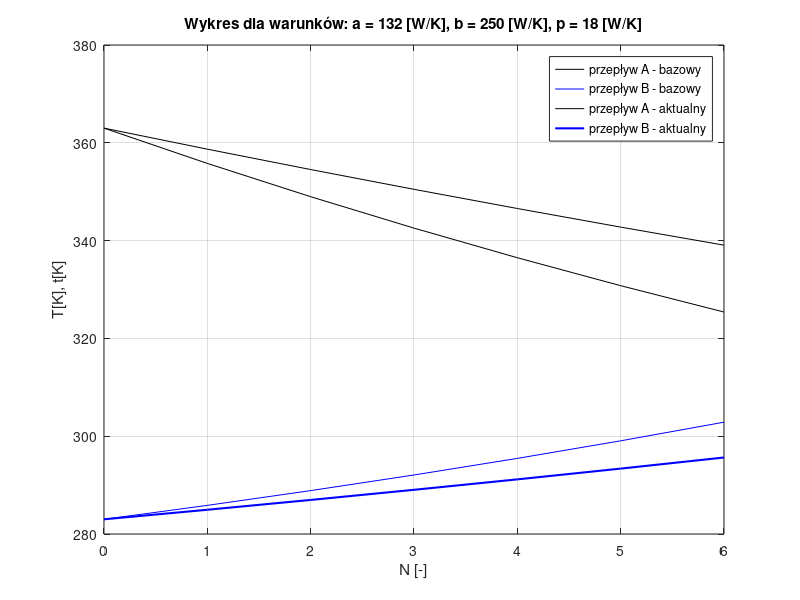

Write MATLAB code to recreate this figure.
clc;
clear;

tytul = ['  Projekt 3 - IPP,                                        '
         '  Wykonali:                                               '
         '  ŁJ                       '
         '  Bartłomiej Guś nr albumu 297415 gr.IPAUT-161            '
         '  Wybierz metodę:                                         '];

     
odpowiedz=[1,2];
wybor=menu(tytul,'Zadanie 1 - wymiennik ciepła przeciwprądowy','Zadanie 2 - wymiennik ciepła współprądowy');

switch odpowiedz(wybor)
    case 1
        
        Podaj_T0a = ('Podaj wartość początkową temperatury panującej w przepływie A w [K]');
        Podaj_T0b = ('Podaj wartość początkową temperatury panującej w przepływie B w [K]');
        Podaj_ro_a = ('Podaj wartość gęstości płynu w przepływie A w [kg/m3]');
        Podaj_ro_b = ('Podaj wartość gęstości płynu w przepływie B w [kg/m3]');
        Podaj_Q_a = ('Podaj wartość natężenia przepływu w przepływie A w [m3/s]');
        Podaj_Q_b = ('Podaj wartość natężenia przepływu w przepływie B w [m3/s]');
        Podaj_cw_a = ('Podaj wartość ciepła właściwego płynu w przepływie A w [m2/(s2*K)]');
        Podaj_cw_b = ('Podaj wartość ciepła właściwego płynu w przepływie A w [m2/(s2*K)]');
        Podaj_alfa= ('Podaj wartość współczynnika wymiany ciepła wymmiennika w [W/(m2*K)]');
        Podaj_S= ('Podaj wartość pola powierzchni wymiany ciepła w [m2]');
        Podaj_N= ('Podaj wartość ilości iteracji w [bezwymiarowe]');
        
        
        answer=inputdlg({Podaj_T0a,Podaj_T0b,Podaj_ro_a,Podaj_ro_b,Podaj_Q_a,Podaj_Q_b,Podaj_cw_a,Podaj_cw_b,Podaj_alfa,Podaj_S,Podaj_N});
        
       
            if isempty(str2num(answer{1,1}))
                T0_a = 363;
            else T0_a = str2num(answer{1,1});
            end

            if isempty(str2num(answer{2,1}))
                T0_b = 283;
            else T0_b = str2num(answer{2,1});
            end

            if isempty(str2num(answer{3,1}))
                ro_a = 1000;
            else ro_a = str2num(answer{3,1});
            end

            if isempty(str2num(answer{4,1}))
                ro_b = 1000;
            else ro_b = str2num(answer{4,1});
            end

            if isempty(str2num(answer{5,1}))
                Q_a = 0.002;
            else Q_a = str2num(answer{5,1});
            end

            if isempty(str2num(answer{6,1}))
                Q_b = 0.002;
            else Q_b = str2num(answer{6,1});
            end

            if isempty(str2num(answer{7,1}))
                cw_a = 4000;
            else cw_a = str2num(answer{7,1});
            end
            
            if isempty(str2num(answer{8,1}))
                cw_b = 4200;
            else cw_b = str2num(answer{8,1});
            end
            
            if isempty(str2num(answer{9,1}))
                alfa = 100;
            else alfa = str2num(answer{9,1});
            end
            
            if isempty(str2num(answer{10,1}))
                S = 0.01;
            else S = str2num(answer{10,1});
            end
            
            if isempty(str2num(answer{11,1}))
                N = 7;
            else N = str2num(answer{11,1});
            end
          
            a = ro_a*cw_a*Q_a;
            b = ro_b*cw_b*Q_b;
            p = alfa*S;
            
            %Uwaga nadpisanie wartości a, b i p takie jak na wykładzie
            
            a = 132;
            b = 250;
            p = 18;
            
            T=zeros(1,N);
            t=zeros(1,N);
            
            T(1) = T0_a; 
            t(N) = 343;
            t1 = T0_b;
            
            while(abs(t1-t(1))>=0.01 )
                
                for w = 2:1:N 
                    T(w) = (a*T(w-1)+p*t(N-w+2))/(a+p);
                    t(N-w+1) = (t(N-w+2)*(b+p)-p*T(w))/b;
                end 
                
                if t(1)<t1
                    t(N)=t(N)+0.001;
                end
                
                if t(1)>t1
                    t(N)=t(N)-0.001;
                end 
                
            end
           
            t2=zeros(1,N);
            
            for w=1:1:N
                t2(w)=t(N-w+1);
            end
            
            %Deklaracja dla aktualnego 
            a = 132;
            b = 250;
            p = 9;
            
            TA=zeros(1,N);
            tA=zeros(1,N);
            
            TA(1) = T0_a; 
            tA(N) = 343;
            t1 = T0_b;
            
            while(abs(t1-tA(1))>=0.01 )
                
                for w = 2:1:N 
                    TA(w) = (a*TA(w-1)+p*tA(N-w+2))/(a+p);
                    tA(N-w+1) = (tA(N-w+2)*(b+p)-p*TA(w))/b;
                end 
                
                if tA(1)<t1
                    tA(N)=tA(N)+0.001;
                end
                
                if tA(1)>t1
                    tA(N)=tA(N)-0.001;
                end 
            end
            
            t2A=zeros(1,N);
            
            for w=1:1:N
                t2A(w)=tA(N-w+1);
            end
    
            % Deklaracaj osi X
            X = 0:1:N-1;
            
            plot(X,T,'k',X,t,'b','LineWidth',0.1);
            hold on
            plot(X,TA,'k',X,tA,'b','LineWidth',1.5);
            hold off
            xlabel('N [-]');
            ylabel('T[K], t[K]');
            legend('przepływ A - bazowy','przepływ B - bazowy','przepływ A - aktualny','przepływ B - aktualny')
            grid;
            
            x0 = 100;
            y0 = 200;
            szer = 1000;
            wys = 500;
            set(gcf,'position',[x0,y0,szer,wys])
            
            title('Wykres dla warunków: a = 132 [W/K], b = 250 [W/K], p = 18 [W/K]');
            
        
        
    case 2
        
        Podaj_T0a = ('Podaj wartość początkową temperatury panującej w przepływie A w [K]');
        Podaj_T0b = ('Podaj wartość początkową temperatury panującej w przepływie B w [K]');
        Podaj_ro_a = ('Podaj wartość gęstości płynu w przepływie A w [kg/m3]');
        Podaj_ro_b = ('Podaj wartość gęstości płynu w przepływie B w [kg/m3]');
        Podaj_Q_a = ('Podaj wartość natężenia przepływu w przepływie A w [m3/s]');
        Podaj_Q_b = ('Podaj wartość natężenia przepływu w przepływie B w [m3/s]');
        Podaj_cw_a = ('Podaj wartość ciepła właściwego płynu w przepływie A w [m2/(s2*K)]');
        Podaj_cw_b = ('Podaj wartość ciepła właściwego płynu w przepływie A w [m2/(s2*K)]');
        Podaj_alfa= ('Podaj wartość współczynnika wymiany ciepła wymmiennika w [W/(m2*K)]');
        Podaj_S= ('Podaj wartość pola powierzchni wymiany ciepła w [m2]');
        Podaj_N= ('Podaj wartość ilości iteracji w [bezwymiarowe]');
        
        
        answer=inputdlg({Podaj_T0a,Podaj_T0b,Podaj_ro_a,Podaj_ro_b,Podaj_Q_a,Podaj_Q_b,Podaj_cw_a,Podaj_cw_b,Podaj_alfa,Podaj_S,Podaj_N});
        
       
            if isempty(str2num(answer{1,1}))
                T0_a = 363;
            else T0_a = str2num(answer{1,1});
            end

            if isempty(str2num(answer{2,1}))
                T0_b = 283;
            else T0_b = str2num(answer{2,1});
            end

            if isempty(str2num(answer{3,1}))
                ro_a = 1000;
            else ro_a = str2num(answer{3,1});
            end

            if isempty(str2num(answer{4,1}))
                ro_b = 1000;
            else ro_b = str2num(answer{4,1});
            end

            if isempty(str2num(answer{5,1}))
                Q_a = 0.002;
            else Q_a = str2num(answer{5,1});
            end

            if isempty(str2num(answer{6,1}))
                Q_b = 0.002;
            else Q_b = str2num(answer{6,1});
            end

            if isempty(str2num(answer{7,1}))
                cw_a = 4000;
            else cw_a = str2num(answer{7,1});
            end
            
            if isempty(str2num(answer{8,1}))
                cw_b = 4200;
            else cw_b = str2num(answer{8,1});
            end
            
            if isempty(str2num(answer{9,1}))
                alfa = 100;
            else alfa = str2num(answer{9,1});
            end
            
            if isempty(str2num(answer{10,1}))
                S = 0.01;
            else S = str2num(answer{10,1});
            end
            
            if isempty(str2num(answer{11,1}))
                N = 7;
            else N = str2num(answer{11,1});
            end
          
            a = ro_a*cw_a*Q_a;
            b = ro_b*cw_b*Q_b;
            p = alfa*S;
            
            a = 132;
            b = 250;
            p = 18;
            
            T=zeros(1,N);
            t=zeros(1,N);
            
            T(1) = T0_a; 
            t(N) = 343;
            t1 = T0_b;
            
            while(abs(t1-t(1))>=0.01 )
                
                for w = 2:1:N 
                    T(w) = (a*T(w-1)+p*t(N-w+2))/(a+p);
                    t(N-w+1) = (t(N-w+2)*(b+p)-p*T(w))/b;
                end 
                
                if t(1)<t1
                    t(N)=t(N)+0.001;
                end
                
                if t(1)>t1
                    t(N)=t(N)-0.001;
                end 
            end
            
            t2=zeros(1,N);
            
            for w=1:1:N
                t2(w)=t(N-w+1);
            end
            
            %Dla współprądowego
            
            a = 132;
            b = 250;
            p = 18;
            
            TA=zeros(1,N);
            tA=zeros(1,N);
            
            TA(1) = T0_a; 
            tA(1) = T0_b;
            
          
            for w = 2:1:N 
                tA(w) = (1/(b-p*p/(a+p)+p))*(b*tA(w-1)+ p*a*(1/(a+p))*TA(w-1));
                TA(w) = (a*TA(w-1)+p*tA(w))/(a+p);                
            end 
              
            % Deklaracaj osi X
            X = 0:1:N-1;
            
            plot(X,T,'k',X,t,'b','LineWidth',0.1);
            hold on
            plot(X,TA,'k',X,tA,'b','LineWidth',1.5);
            hold off
            xlabel('N [-]');
            ylabel('T[K], t[K]');
            legend('przepływ A - bazowy','przepływ B - bazowy','przepływ A - aktualny','przepływ B - aktualny')
            grid;
            
            x0 = 100;
            y0 = 200;
            szer = 1000;
            wys = 500;
            set(gcf,'position',[x0,y0,szer,wys])
            
            title('Wykres dla warunków: a = 132 [W/K], b = 250 [W/K], p = 18 [W/K]');
end
        